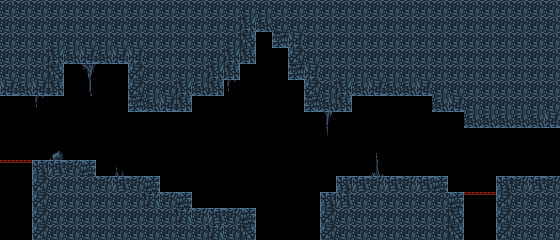

A 2D game scene composited from a Tiled map and its tileset images. What follows is a short description and the map's XML, with every tile layer's data as written:
An orthogonal 35x15 tile map with 16x16 px tiles, 1 tile layer (topTiles) and 26 objects (24x tile, bat, hermit).

<map version="1.0" tiledversion="1.1.1" orientation="orthogonal" renderorder="right-down" width="35" height="15" tilewidth="16" tileheight="16" infinite="0" nextobjectid="35">
 <properties>
  <property name="background" value="cave" />
  <property name="next" value="mountain_1-6;0;194;" />
  <property name="prev" value="mountain_1-2;544;146;" />
  <property name="song" value="cave" />
 </properties>
 <tileset firstgid="1" name="base" tilewidth="16" tileheight="16" spacing="1" tilecount="330" columns="22">
  <image source="../../../graphics/game/tiles.png" width="374" height="255" />
 </tileset>
 <layer name="topTiles" width="35" height="15">
  <properties>
   <property name="background" value="cave" />
   <property name="song" value="cave" />
  </properties>
  <data encoding="csv">
268,268,268,268,268,268,268,268,268,268,268,268,268,268,268,268,268,268,268,268,268,268,268,268,268,268,268,268,268,268,268,268,268,268,268,
268,268,268,268,268,268,268,268,268,268,268,268,268,268,268,201,202,268,268,268,268,268,268,268,268,268,268,268,268,268,268,268,268,268,268,
268,268,268,268,268,268,268,268,268,268,268,268,268,268,268,223,0,290,204,268,268,268,268,268,268,268,268,268,268,268,268,268,268,268,268,
268,268,268,201,202,203,202,203,204,268,268,268,268,268,201,289,0,0,226,268,268,268,268,268,268,268,268,268,268,268,268,268,268,268,268,
268,268,268,223,0,271,0,0,226,268,268,268,268,201,289,0,0,0,290,204,268,268,268,268,268,268,268,268,268,268,268,268,268,268,268,
203,202,203,289,0,293,0,0,226,268,268,201,202,289,288,0,0,0,0,226,268,201,202,203,202,202,203,268,268,268,268,268,268,268,268,
0,0,288,0,0,0,0,0,290,202,203,289,0,0,0,0,0,0,0,290,202,289,0,0,0,0,0,202,203,268,268,268,268,268,268,
0,0,0,0,0,0,0,0,0,0,0,0,0,0,0,0,0,0,0,0,269,0,0,0,0,0,0,0,0,202,202,202,202,202,203,
0,0,0,0,0,0,0,0,0,0,0,0,0,0,0,0,0,0,0,0,291,0,0,0,0,0,0,0,0,0,0,0,0,0,0,
0,0,0,267,0,0,0,0,0,0,0,0,0,0,0,0,0,0,0,0,0,0,0,270,0,0,0,0,0,0,0,0,0,0,0,
5,5,312,247,246,311,0,222,0,0,0,0,0,0,0,0,0,0,0,0,0,0,0,292,0,0,0,0,0,0,0,0,0,0,0,
0,0,226,268,268,268,246,247,246,311,0,0,0,0,0,0,0,0,0,0,0,312,247,246,247,246,247,311,0,0,0,312,246,247,246,
0,0,226,268,268,268,268,268,268,245,246,311,0,0,0,0,0,0,0,0,312,248,268,268,268,268,268,268,311,5,5,226,268,268,268,
0,0,226,268,268,268,268,268,268,268,268,245,246,247,246,311,0,0,0,0,226,268,268,268,268,268,268,268,223,0,0,226,268,268,268,
0,0,226,268,268,268,268,268,268,268,268,268,268,245,268,223,0,0,0,0,226,268,268,268,268,268,268,268,223,0,0,226,268,268,268
</data>
 </layer>
 <objectgroup name="topObjects">
  <object id="1" name="tile" x="32" y="160" width="64" height="80" />
  <object id="2" name="tile" x="0" y="0" width="64" height="96" />
  <object id="3" name="tile" x="0" y="160" width="32" height="3" />
  <object id="4" name="tile" x="64" y="0" width="192" height="64" />
  <object id="5" name="tile" x="128" y="64" width="64" height="48" />
  <object id="6" name="tile" x="96" y="176" width="64" height="64" />
  <object id="7" name="tile" x="192" y="64" width="32" height="32" />
  <object id="8" name="tile" x="224" y="64" width="16" height="16" />
  <object id="9" name="tile" x="160" y="192" width="32" height="48" />
  <object id="10" name="tile" x="192" y="208" width="64" height="32" />
  <object id="11" name="tile" x="256" y="0" width="144" height="32" />
  <object id="12" name="tile" x="288" y="48" width="112" height="32" />
  <object id="13" name="tile" x="272" y="32" width="128" height="16" />
  <object id="14" name="tile" x="304" y="80" width="96" height="16" />
  <object id="15" name="tile" x="304" y="96" width="48" height="16" />
  <object id="16" name="tile" x="336" y="176" width="112" height="64" />
  <object id="17" name="tile" x="320" y="192" width="16" height="48" />
  <object id="19" name="bat" x="144" y="112" width="16" height="16" />
  <object id="20" name="hermit" x="352" y="160" width="16" height="16">
   <properties>
    <property name="evil" type="bool" value="true" />
   </properties>
  </object>
  <object id="22" name="tile" x="448" y="192" width="16" height="48" />
  <object id="23" name="tile" x="400" y="0" width="160" height="96" />
  <object id="25" name="tile" x="432" y="96" width="128" height="16" />
  <object id="26" name="tile" x="464" y="112" width="96" height="16" />
  <object id="30" name="tile" x="496" y="176" width="64" height="64" />
  <object id="32" name="tile" x="464" y="192" width="32" height="3" />
  <object id="34" name="tile" x="224" y="192" width="16" height="16">
   <properties>
    <property name="breakable" type="bool" value="true" />
    <property name="id" type="int" value="305" />
    <property name="passive" type="bool" value="true" />
   </properties>
  </object>
 </objectgroup>
</map>
